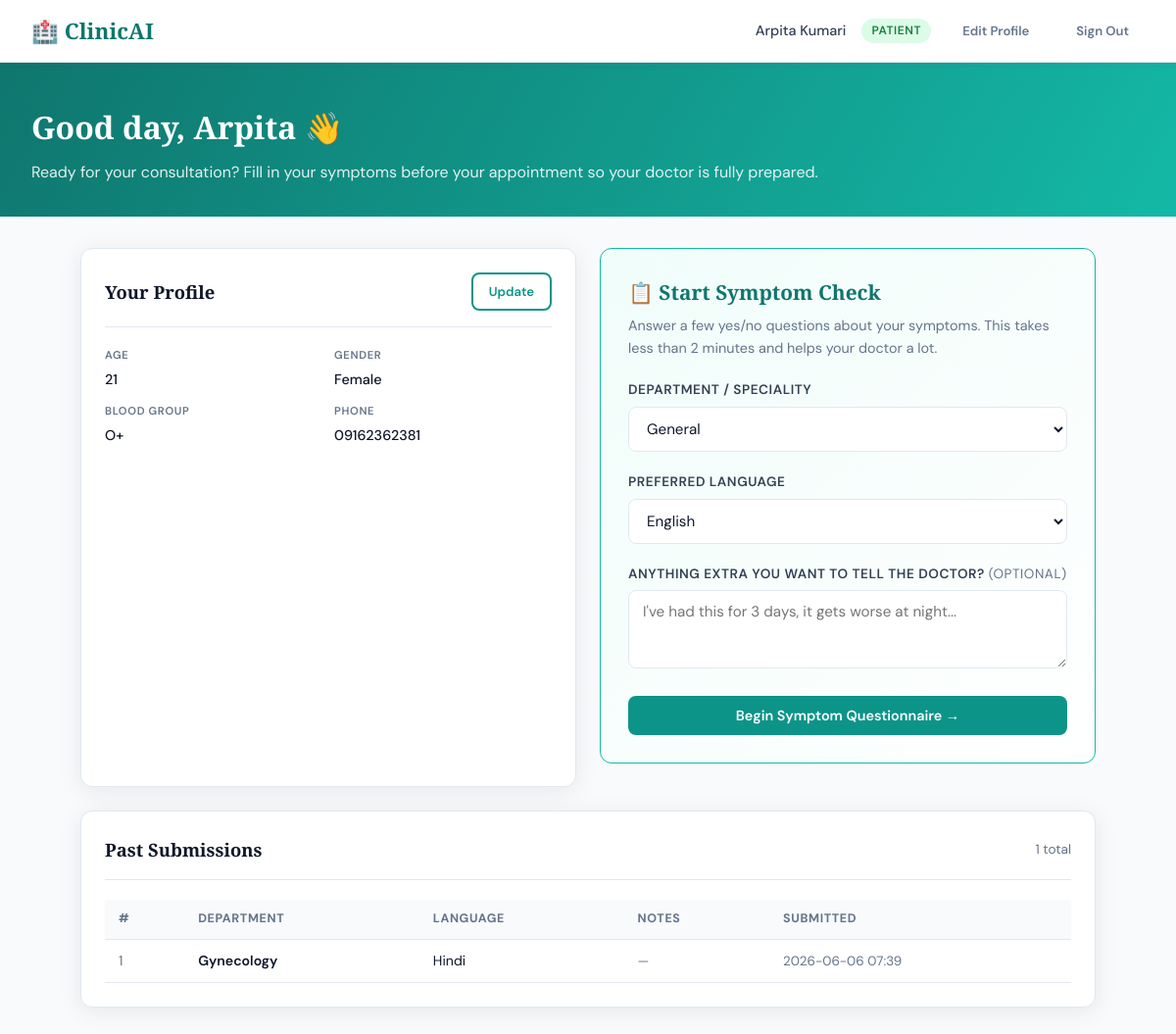
Screenshot of /patient (signed in) with the database file from the repository.
### tables this page shows
CREATE TABLE users (
        id INTEGER PRIMARY KEY AUTOINCREMENT,
        email TEXT UNIQUE NOT NULL,
        password TEXT NOT NULL,
        role TEXT NOT NULL,  -- 'doctor' or 'patient'
        name TEXT NOT NULL,
        created_at TIMESTAMP DEFAULT CURRENT_TIMESTAMP
    );

CREATE TABLE patient_profiles (
        id INTEGER PRIMARY KEY AUTOINCREMENT,
        user_id INTEGER UNIQUE NOT NULL,
        age INTEGER,
        gender TEXT,
        blood_group TEXT,
        phone TEXT,
        address TEXT,
        medical_history TEXT,
        allergies TEXT,
        current_medications TEXT,
        emergency_contact TEXT,
        FOREIGN KEY (user_id) REFERENCES users(id)
    );

CREATE TABLE submissions (
        id INTEGER PRIMARY KEY AUTOINCREMENT,
        patient_user_id INTEGER NOT NULL,
        department TEXT NOT NULL,
        symptoms TEXT NOT NULL,
        language TEXT DEFAULT 'English',
        notes TEXT,
        submitted_at TIMESTAMP DEFAULT CURRENT_TIMESTAMP,
        FOREIGN KEY (patient_user_id) REFERENCES users(id)
    );

### app.py (the view)
@app.route("/patient")
@login_required
@patient_required
def patient_home():
    profile = get_patient_profile(session["user_id"])
    submissions = fetch_patient_submissions(session["user_id"])
    return render_template("patient_home.html",
                           profile=profile,
                           submissions=submissions,
                           departments=list(department_symptoms.keys()))

### app.py (called while the page is built)
def login_required(f):
    @wraps(f)
    def decorated(*args, **kwargs):
        if "user_id" not in session:
            flash("Please log in to continue.", "error")
            return redirect(url_for("login"))
        return f(*args, **kwargs)
    return decorated

def patient_required(f):
    @wraps(f)
    def decorated(*args, **kwargs):
        if session.get("role") != "patient":
            flash("Access denied.", "error")
            return redirect(url_for("home"))
        return f(*args, **kwargs)
    return decorated

### data_base.py (called while the page is built)
def get_conn():
    return sqlite3.connect(DB_PATH)

def get_patient_profile(user_id):
    conn = get_conn()
    c = conn.cursor()
    c.execute("""
        SELECT u.name, u.email, pp.age, pp.gender, pp.blood_group, pp.phone,
               pp.address, pp.medical_history, pp.allergies, pp.current_medications, pp.emergency_contact
        FROM users u
        LEFT JOIN patient_profiles pp ON u.id = pp.user_id
        WHERE u.id = ?
    """, (user_id,))
    row = c.fetchone()
    conn.close()
    if row:
        return {
            "name": row[0], "email": row[1], "age": row[2], "gender": row[3],
            "blood_group": row[4], "phone": row[5], "address": row[6],
            "medical_history": row[7], "allergies": row[8],
            "current_medications": row[9], "emergency_contact": row[10]
        }
    return None

def fetch_patient_submissions(user_id):
    conn = get_conn()
    c = conn.cursor()
    c.execute("""
        SELECT id, department, symptoms, notes, language, submitted_at
        FROM submissions WHERE patient_user_id = ?
        ORDER BY submitted_at DESC
    """, (user_id,))
    rows = c.fetchall()
    conn.close()
    return rows

### templates/patient_home.html (shortened to what this page needs)
<!DOCTYPE html>
<html lang="en">
<head>
  <link rel="stylesheet" href="{{ url_for('static', filename='style.css') }}">
</head>
<body class="page-wrap">
<nav class="navbar">
  <a href="/patient" class="navbar-logo">🏥 ClinicAI</a>
  <div class="navbar-user">
    <span class="navbar-name">{{ session.name }}</span>
    <span class="role-badge patient">Patient</span>
    <a href="/patient/profile" class="btn btn-ghost btn-sm">Edit Profile</a>
    <a href="/logout" class="btn btn-ghost btn-sm">Sign Out</a>
  </div>
</nav>
<div class="dashboard-header">
  <h1>Good day, {{ session.name.split()[0] }} 👋</h1>
  <p>Ready for your consultation? Fill in your symptoms before your appointment so your doctor is fully prepared.</p>
</div>
<div class="dashboard-body">
  <div class="grid-2" style="margin-bottom:24px">
    <div class="card">
      <div class="card-header">
        <span class="card-title">Your Profile</span>
        <a href="/patient/profile" class="btn btn-outline btn-sm">Update</a>
      </div>
      {% if profile %}
        <div class="info-grid">
          <div class="info-item">
            <label>Age</label>
            <span>{{ profile.age or '—' }}</span>
          </div>
          <div class="info-item">
            <label>Gender</label>
            <span>{{ profile.gender or '—' }}</span>
          </div>
          <div class="info-item">
            <label>Blood Group</label>
            <span>{{ profile.blood_group or '—' }}</span>
          </div>
          <div class="info-item">
            <label>Phone</label>
            <span>{{ profile.phone or '—' }}</span>
          </div>
        </div>
      {% else %}
        <p style="color:var(--muted); font-size:0.9rem;">
          No profile yet. <a href="/patient/profile" class="link">Add your details</a> so your doctor can help you better.
        </p>
      {% endif %}
    </div>
    <div class="consultation-card">
      <h3>📋 Start Symptom Check</h3>
      <p>Answer a few yes/no questions about your symptoms. This takes less than 2 minutes and helps your doctor a lot.</p>
      <form method="POST" action="/patient/start">
        <div class="form-group">
          <label>Department / Speciality</label>
          <select name="department" required>
            {% for dept in departments %}
              <option>{{ dept }}</option>
            {% endfor %}
          </select>
        </div>
        <div class="form-group">
          <label>Preferred Language</label>
          <select name="language">
            <option>English</option>
          </select>
        </div>
        <div class="form-group">
          <label>Anything extra you want to tell the doctor? <span style="font-weight:400;color:var(--muted)">(optional)</span></label>
          <textarea name="notes" placeholder="I've had this for 3 days, it gets worse at night..."></textarea>
        </div>
        <button type="submit" class="btn btn-primary btn-block">
          Begin Symptom Questionnaire →
        </button>
      </form>
    </div>
  </div>
  <div class="card">
    <div class="card-header">
      <span class="card-title">Past Submissions</span>
      <span style="font-size:0.85rem;color:var(--muted);">{{ submissions|length }} total</span>
    </div>
    {% if submissions %}
      <table class="history-table">
        <thead>
          <tr>
            <th>#</th>
            <th>Department</th>
            <th>Language</th>
            <th>Notes</th>
            <th>Submitted</th>
          </tr>
        </thead>
        <tbody>
          {% for s in submissions %}
          <tr>
            <td style="color:var(--muted)">{{ s[0] }}</td>
            <td>
              <span style="font-weight:600;">{{ s[1] }}</span>
            </td>
            <td>{{ s[4] }}</td>
            <td style="color:var(--muted); font-size:0.84rem; max-width:200px; overflow:hidden; text-overflow:ellipsis; white-space:nowrap;">
              {{ s[3] or '—' }}
            </td>
            <td style="color:var(--muted); font-size:0.84rem;">{{ s[5][:16] }}</td>
          </tr>
          {% endfor %}
        </tbody>
      </table>
    {% else %}
      <div class="empty-state">
        <div class="empty-state-icon">📋</div>
        <h3>No submissions yet</h3>
        <p>Fill in your symptoms above before your first appointment.</p>
      </div>
    {% endif %}
  </div>
</div>
</body>
</html>

### rows the page displays
users: name "Arpita Kumari"
patient_profiles: age "21", gender "Female", blood_group "O+", phone "09162362381"
submissions: id "1", department "Gynecology", language "Hindi", notes "—", submitted_at "2026-06-06 07:39"

### other values shown
{{ session.name.split()[0] }} "Arpita"
{{ submissions|length }} "1"
form field department "General"
